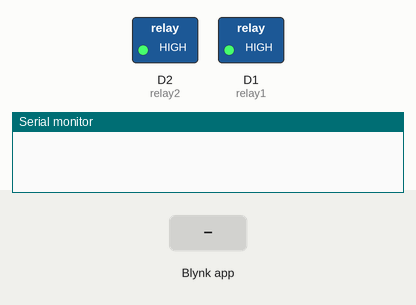
Simulated run of this sketch. Board: ESP8266 (NodeMCU). Parts: switched loads named in the sketch (green lamp = pin HIGH), the last lines printed to the serial monitor. The inputs (shaded band) are chosen by the test bench. WiFi joins after 1.5 s; servers stay silent unless stated.

Above: at 3.0 s.
3.1 s: Blynk app writes 1 to V0
At 3.6 s:
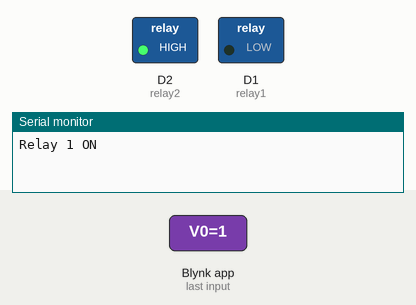
4.6 s: Blynk app writes 1 to V1
At 5.8 s:
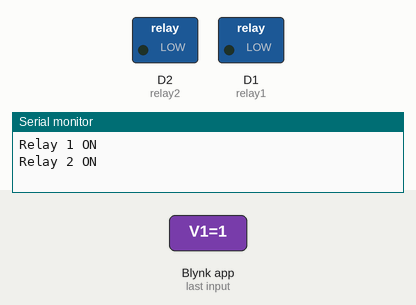
6.1 s: Blynk app writes 0 to V0
At 7.1 s:
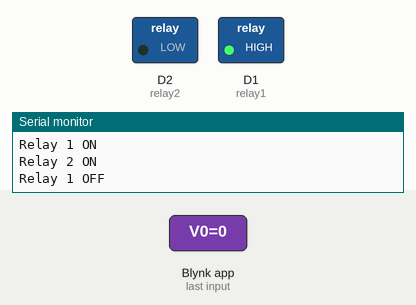
7.6 s: Blynk app writes 0 to V1
At 8.2 s:
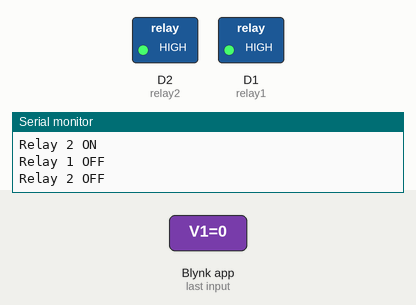
Timing chart, 0 to 10.1 s (numbered marks = the images above; inputs shaded):
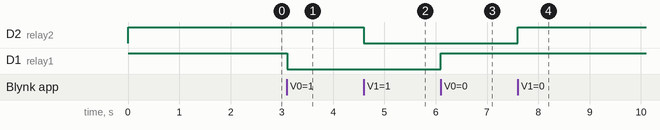

The sketch:

Code.ino
```cpp
// You must fill in these 3 lines with the info from your Blynk Web Dashboard
#define BLYNK_TEMPLATE_ID "TEMPLATE_ID"
#define BLYNK_TEMPLATE_NAME "TEMPLATE_NAME"
#define BLYNK_AUTH_TOKEN "AUTH_TOKEN"

// Print messages to the Serial Monitor
#define BLYNK_PRINT Serial

// ESP8266 Specific Libraries
#include <ESP8266WiFi.h>
#include <BlynkSimpleEsp8266.h>

// Replace with your network details
char ssid[] = "Wifi-Name";
char pass[] = "Wifi-Password";

// Assign output variables to NodeMCU pins (D1 and D2)
const int relay1 = D1;
const int relay2 = D2;

void setup() {
  Serial.begin(115200);

  // Initialize the relay pins as outputs
  pinMode(relay1, OUTPUT);
  pinMode(relay2, OUTPUT);

  // Set relays to HIGH (Most 5V relays are active LOW, so HIGH keeps them OFF initially)
  digitalWrite(relay1, HIGH);
  digitalWrite(relay2, HIGH);

  // Connect to Blynk
  Blynk.begin(BLYNK_AUTH_TOKEN, ssid, pass);
}

// This function runs when the Virtual Pin V0 state changes in the Blynk App
BLYNK_WRITE(V0) {
  int pinValue = param.asInt();
  if (pinValue == 1) {
    digitalWrite(relay1, LOW); // Turn Relay 1 ON
    Serial.println("Relay 1 ON");
  } else {
    digitalWrite(relay1, HIGH); // Turn Relay 1 OFF
    Serial.println("Relay 1 OFF");
  }
}

// This function runs when the Virtual Pin V1 state changes in the Blynk App
BLYNK_WRITE(V1) {
  int pinValue = param.asInt();
  if (pinValue == 1) {
    digitalWrite(relay2, LOW); // Turn Relay 2 ON
    Serial.println("Relay 2 ON");
  } else {
    digitalWrite(relay2, HIGH); // Turn Relay 2 OFF
    Serial.println("Relay 2 OFF");
  }
}

void loop() {
  Blynk.run();
}
```

Measured:
- after the input at 3.1 s, D1 (relay1): HIGH → LOW at once
- after the input at 4.6 s, D2 (relay2): HIGH → LOW at once
- after the input at 6.1 s, D1 (relay1): LOW → HIGH at once
- after the input at 7.6 s, D2 (relay2): LOW → HIGH at once
